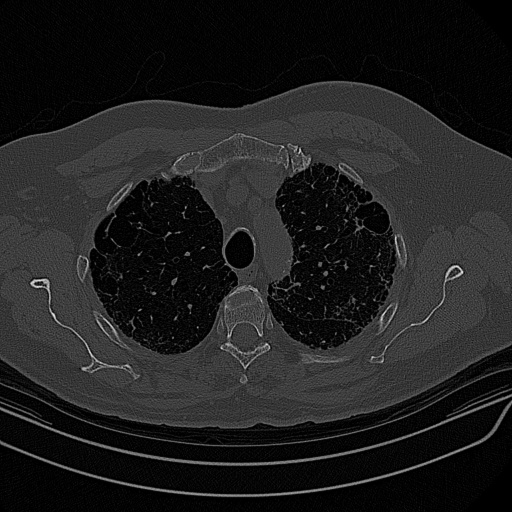
%> input picture Lecture Scripts/FixedReg.jpg, 512 x 512 px
$ octave Snippet_33_Feature_Based_Registration.m   (GNU Octave 9; MATLAB toolbox functions it lacks are replaced by stand-ins)
%> lines starting %> are read from the running program, lines starting %| are printed output that depends on the picture
% Clear the command window.
clc;
% Close all open figure windows.
close all;
% Clear all variables from the workspace.
clear all;

% --- Data Loading ---
% Load the fixed reference image and convert to double precision.
fixedImageRGB = double(imread("FixedReg.jpg"));
%> fixedImageRGB: size 512x512 double; min 0, max 226, mean 31.5; mean of the top-left, top-right, bottom-left and bottom-right quarters 27.8, 30, 34.4, 33.7
% Extract the first channel to create a grayscale image.
fixedImage = fixedImageRGB(:, :, 1);

% Load the moving target image and convert to double precision.
movingImageRGB = double(imread("MovingReg2.jpg"));
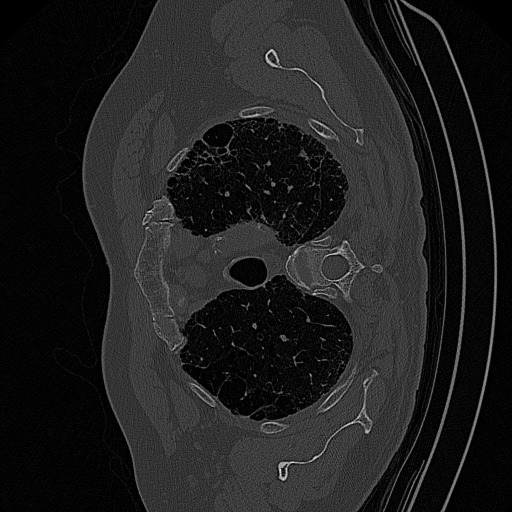
%> input picture Lecture Scripts/MovingReg2.jpg, 512 x 512 px
%> movingImageRGB: size 512x512x3 double; min 0, max 225, mean 31; mean of the top-left, top-right, bottom-left and bottom-right quarters 29.5, 32.8, 27.4, 34.1
% Extract the first channel to create a grayscale image.
movingImage = movingImageRGB(:, :, 1);

% Ensure both images have the same dimensions.
[imageHeight, imageWidth] = size(fixedImage);
%> imageHeight = 512; imageWidth = 512
% Resize the moving image to match the fixed image if necessary.
movingImage = imresize(movingImage, [imageHeight, imageWidth]);

% --- Feature Template Extraction ---
% Define the size of the feature template window.
windowSize = 350;
% Define the center coordinates of the landmark in the fixed image.
centerRow = round(imageHeight / 2);
%> centerRow = 256
% Define the center column coordinate of the landmark.
centerCol = round(imageWidth / 2);
%> centerCol = 256

% Calculate the half window size for indexing.
halfWindow = floor(windowSize / 2);
% Extract the template window from the fixed image.
templateWindow = fixedImage(centerRow - halfWindow : centerRow + halfWindow, centerCol - halfWindow : centerCol + halfWindow);
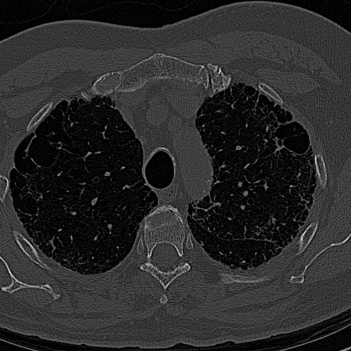
%> templateWindow: size 351x351 double; min 0, max 217, mean 41.8

% --- Rotation Search using Cross-Correlation ---
% Define the range of angles to search (e.g., -90 to 90 degrees).
angles = -90:1:90;
% Initialize variables to track the best match.
maxCorrelation = -inf;
% Initialize the best rotation angle.
bestAngle = 0;

% Loop through each candidate rotation angle.
for angle = angles
    % Rotate the template window by the current angle.
    % Use 'bilinear' interpolation and 'crop' to keep the same size.
    rotatedTemplate = imrotate(templateWindow, angle, "bilinear", "crop");

    % Extract the corresponding search window from the moving image (at the center).
    searchWindow = movingImage(centerRow - halfWindow : centerRow + halfWindow, centerCol - halfWindow : centerCol + halfWindow);

    % Calculate the mean of the rotated template.
    meanRotatedTemplate = mean(rotatedTemplate(:));
    % Calculate the mean of the search window.
    meanSearch = mean(searchWindow(:));

    % Center the windows by subtracting their means.
    centeredRotatedTemplate = rotatedTemplate - meanRotatedTemplate;
    % Center the search window.
    centeredSearch = searchWindow - meanSearch;

    % Calculate the numerator of the cross-correlation formula.
    numerator = sum(sum(centeredRotatedTemplate .* centeredSearch));
    % Calculate the denominator of the cross-correlation formula.
    denominator = sqrt(sum(sum(centeredRotatedTemplate.^2)) * sum(sum(centeredSearch.^2)));

    % Check if the denominator is greater than zero to avoid division by zero.
    if (denominator > 0)
        % Calculate the normalized cross-correlation score.
        correlationScore = numerator / denominator;

        % Check if the current score is the maximum found so far.
        if (correlationScore > maxCorrelation)
            % Update the maximum correlation score.
            maxCorrelation = correlationScore;
            % Update the best rotation angle.
            bestAngle = angle;
            % End the maximum score check.
        end
        % End the denominator check.
    end
    % End the angle loop.
end
%> this loop made 181 passes
%> (meanRotatedTemplate, numerator, denominator, correlationScore, maxCorrelation) on passes 1 to 2: (41.84, 38040884.7, 99695764.4, 0.382, 0.382), (41.63, 37948071.3, 95566687.2, 0.397, 0.397)
%> (meanRotatedTemplate, numerator, denominator, correlationScore) on passes 3 to 8: (41.41, 37361362.9, 95909165.7, 0.39), (41.17, 36655316.6, 96293182.1, 0.381), (40.93, 35898235.6, 96644336.3, 0.371), (40.67, 35239425.1, 97009909.9, 0.363), (40.4, 34683911.4, 97354637.2, 0.356), (40.12, 34327518.5, 97721020.7, 0.351)
%> pass 1, `rotatedTemplate = imrotate(templateWindow, angle, "bilinear", "crop");`:
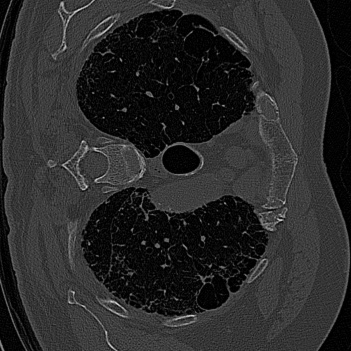
%> rotatedTemplate: size 351x351 double; min 0, max 217, mean 41.8; mean of the top-left, top-right, bottom-left and bottom-right quarters 41.7, 38.2, 43.6, 43.9
%> pass 1, `searchWindow = movingImage(centerRow - halfWindow : centerRow + halfWi..`:
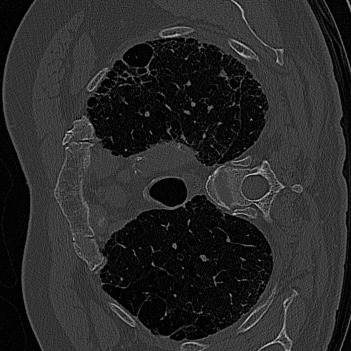
%> searchWindow: size 351x351 double; min 0, max 218, mean 41.3
%> after the loop, bestAngle = 90; correlationScore = 0.715; maxCorrelation = 0.715

% --- Apply the Best Rotation to the Moving Image ---
% Rotate the entire moving image by the negative of the best angle to align it.
registeredImage = imrotate(movingImage, -bestAngle, "bilinear", "crop");
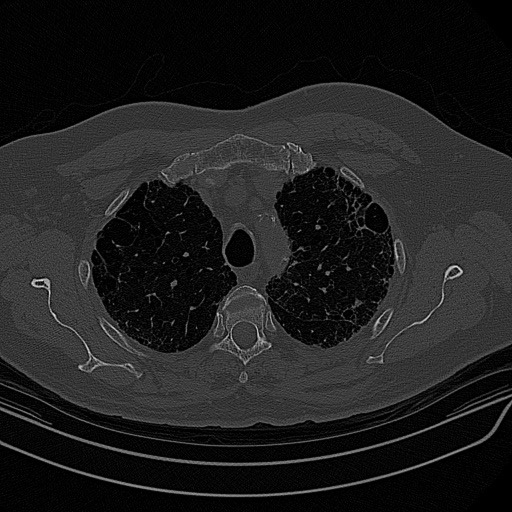
%> registeredImage: size 512x512 double; min 0, max 225, mean 31; mean of the top-left, top-right, bottom-left and bottom-right quarters 27.4, 29.5, 34.1, 32.8

% --- Visualization ---
% Open a new figure window.
figure("Color", "w");

% Display the fixed image with the template window.
subplot(1, 3, 1);
% Show the fixed reference image.
imshow(fixedImage, []);
% Hold the plot to draw the template rectangle.
hold on;
% Draw a red rectangle around the template window in the fixed image.
rectangle("Position", [centerCol - halfWindow, centerRow - halfWindow, windowSize, windowSize], "EdgeColor", "r", "LineWidth", 2);
% Add a title to the first subplot.
title("Fixed Image (Template)");
% Release the hold on the plot.
hold off;

% Display the original moving image.
subplot(1, 3, 2);
% Show the moving target image.
imshow(movingImage, []);
% Hold the plot to draw the search rectangle.
hold on;
% Draw a green rectangle around the search window in the moving image.
rectangle("Position", [centerCol - halfWindow, centerRow - halfWindow, windowSize, windowSize], "EdgeColor", "g", "LineWidth", 2);
% Add a title to the second subplot.
title("Moving Image (Original)");
% Release the hold on the plot.
hold off;

% Display the registered moving image.
subplot(1, 3, 3);
% Show the registered image.
imshow(registeredImage, []);
% Add a title to the third subplot.
title(sprintf("Registered Image (Window Size: %d; Rotated: %.1f°)", windowSize, -bestAngle));
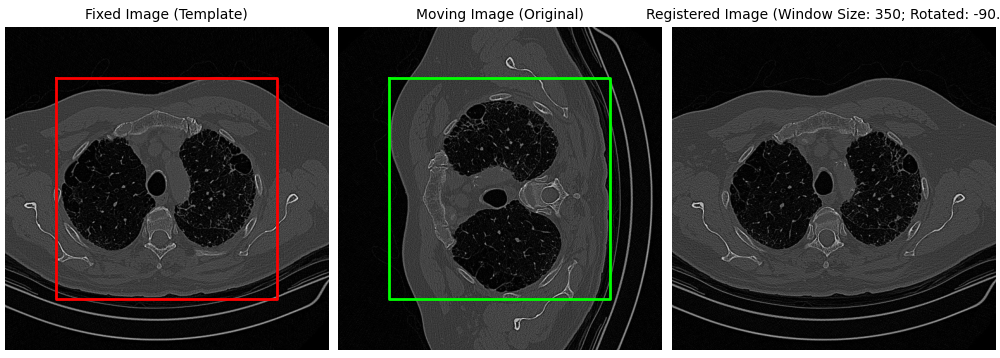
%> figure redrawn from the program's plot data, 3 panels

% Display the results in the command window.
fprintf("Feature-Based Rotation Registration completed.\n");
% Display the maximum correlation score.
fprintf("Maximum Cross-Correlation: %.4f\n", maxCorrelation);
%| Maximum Cross-Correlation: 0.7149
% Display the best rotation angle.
fprintf("Best Rotation Angle: %.1f degrees\n", bestAngle);
%| Best Rotation Angle: 90.0 degrees
